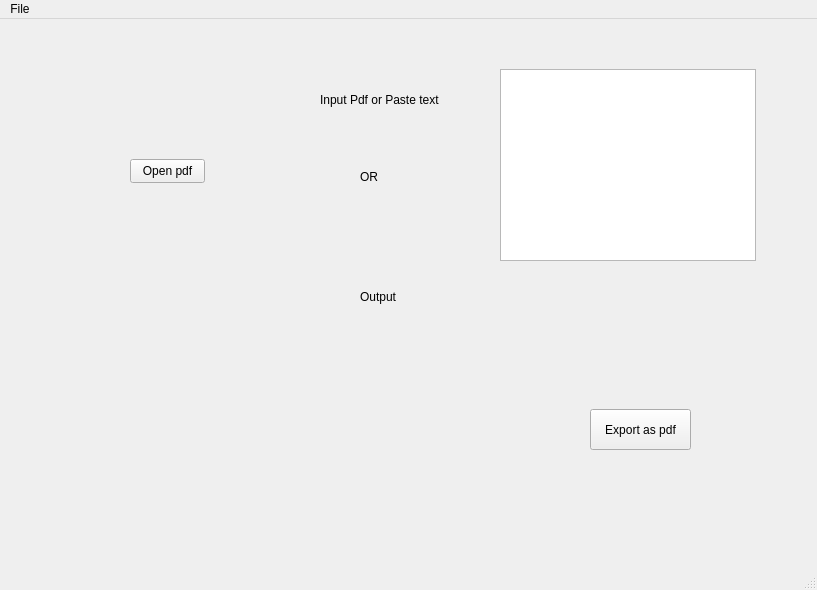
<?xml version="1.0" encoding="UTF-8"?>
<ui version="4.0">
 <class>MainWindow</class>
 <widget class="QMainWindow" name="MainWindow">
  <property name="geometry">
   <rect>
    <x>0</x>
    <y>0</y>
    <width>817</width>
    <height>590</height>
   </rect>
  </property>
  <property name="windowTitle">
   <string>MainWindow</string>
  </property>
  <widget class="QWidget" name="centralwidget">
   <widget class="QPushButton" name="open_pdf">
    <property name="geometry">
     <rect>
      <x>130</x>
      <y>140</y>
      <width>75</width>
      <height>24</height>
     </rect>
    </property>
    <property name="text">
     <string>Open pdf</string>
    </property>
   </widget>
   <widget class="QTextBrowser" name="textBrowser">
    <property name="geometry">
     <rect>
      <x>500</x>
      <y>50</y>
      <width>256</width>
      <height>192</height>
     </rect>
    </property>
   </widget>
   <widget class="QLabel" name="label">
    <property name="geometry">
     <rect>
      <x>360</x>
      <y>150</y>
      <width>49</width>
      <height>16</height>
     </rect>
    </property>
    <property name="text">
     <string>OR</string>
    </property>
   </widget>
   <widget class="QLabel" name="label_2">
    <property name="geometry">
     <rect>
      <x>320</x>
      <y>50</y>
      <width>141</width>
      <height>61</height>
     </rect>
    </property>
    <property name="text">
     <string>Input Pdf or Paste text</string>
    </property>
   </widget>
   <widget class="QLabel" name="label_3">
    <property name="geometry">
     <rect>
      <x>360</x>
      <y>270</y>
      <width>49</width>
      <height>16</height>
     </rect>
    </property>
    <property name="text">
     <string>Output</string>
    </property>
   </widget>
   <widget class="QLabel" name="outputlabel">
    <property name="geometry">
     <rect>
      <x>50</x>
      <y>350</y>
      <width>291</width>
      <height>181</height>
     </rect>
    </property>
    <property name="text">
     <string/>
    </property>
   </widget>
   <widget class="QPushButton" name="pushButton">
    <property name="geometry">
     <rect>
      <x>590</x>
      <y>390</y>
      <width>101</width>
      <height>41</height>
     </rect>
    </property>
    <property name="text">
     <string>Export as pdf</string>
    </property>
   </widget>
  </widget>
  <widget class="QMenuBar" name="menubar">
   <property name="geometry">
    <rect>
     <x>0</x>
     <y>0</y>
     <width>817</width>
     <height>22</height>
    </rect>
   </property>
   <widget class="QMenu" name="menuFile">
    <property name="title">
     <string>File</string>
    </property>
    <addaction name="actionOpen"/>
    <addaction name="actionSave_Export"/>
   </widget>
   <addaction name="menuFile"/>
  </widget>
  <widget class="QStatusBar" name="statusbar"/>
  <action name="actionOpen">
   <property name="text">
    <string>Open</string>
   </property>
   <property name="statusTip">
    <string>open a pdf file or text file</string>
   </property>
   <property name="shortcut">
    <string>Ctrl+O</string>
   </property>
  </action>
  <action name="actionSave_Export">
   <property name="text">
    <string>Save/Export</string>
   </property>
   <property name="statusTip">
    <string>save the file</string>
   </property>
   <property name="shortcut">
    <string>Ctrl+S</string>
   </property>
  </action>
 </widget>
 <resources/>
 <connections/>
</ui>
